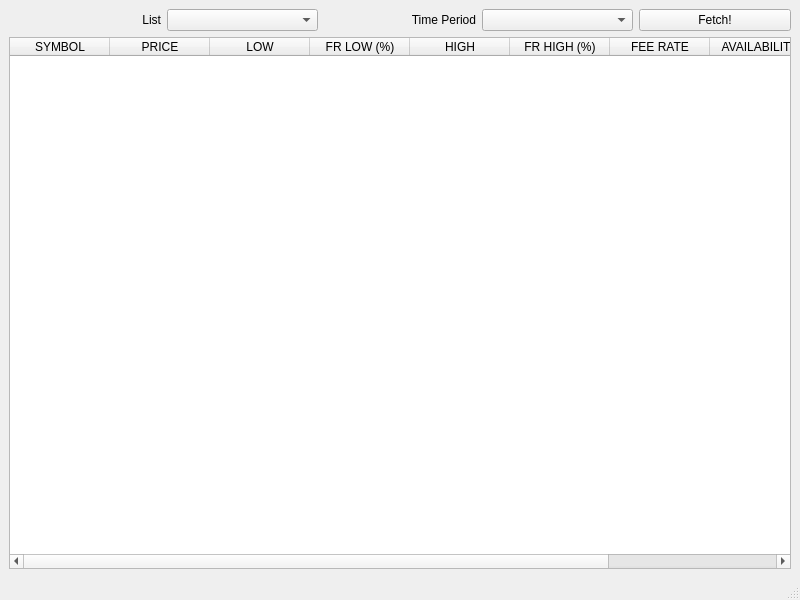
<?xml version="1.0" encoding="UTF-8"?>
<ui version="4.0">
 <class>MainWindow</class>
 <widget class="QMainWindow" name="MainWindow">
  <property name="geometry">
   <rect>
    <x>0</x>
    <y>0</y>
    <width>800</width>
    <height>600</height>
   </rect>
  </property>
  <property name="windowTitle">
   <string>Movers</string>
  </property>
  <widget class="QWidget" name="centralwidget">
   <layout class="QGridLayout" name="gridLayout">
    <item row="0" column="0">
     <layout class="QHBoxLayout" name="horizontalLayout_2">
      <item>
       <widget class="QLabel" name="label_2">
        <property name="text">
         <string>List</string>
        </property>
        <property name="alignment">
         <set>Qt::AlignRight|Qt::AlignTrailing|Qt::AlignVCenter</set>
        </property>
       </widget>
      </item>
      <item>
       <widget class="QComboBox" name="list_selector"/>
      </item>
      <item>
       <widget class="QLabel" name="label">
        <property name="text">
         <string>Time Period</string>
        </property>
        <property name="alignment">
         <set>Qt::AlignRight|Qt::AlignTrailing|Qt::AlignVCenter</set>
        </property>
       </widget>
      </item>
      <item>
       <widget class="QComboBox" name="period_selector"/>
      </item>
      <item>
       <widget class="QPushButton" name="fetch_button">
        <property name="text">
         <string>Fetch!</string>
        </property>
       </widget>
      </item>
     </layout>
    </item>
    <item row="3" column="0">
     <layout class="QHBoxLayout" name="horizontalLayout">
      <item>
       <widget class="QTableWidget" name="stock_table">
        <column>
         <property name="text">
          <string>SYMBOL</string>
         </property>
        </column>
        <column>
         <property name="text">
          <string>PRICE</string>
         </property>
        </column>
        <column>
         <property name="text">
          <string>LOW</string>
         </property>
        </column>
        <column>
         <property name="text">
          <string>FR LOW (%)</string>
         </property>
        </column>
        <column>
         <property name="text">
          <string>HIGH</string>
         </property>
        </column>
        <column>
         <property name="text">
          <string>FR HIGH (%)</string>
         </property>
        </column>
        <column>
         <property name="text">
          <string>FEE RATE</string>
         </property>
        </column>
        <column>
         <property name="text">
          <string>AVAILABILITY</string>
         </property>
        </column>
        <column>
         <property name="text">
          <string>UID</string>
         </property>
        </column>
       </widget>
      </item>
      <item>
       <layout class="QVBoxLayout" name="verticalLayout"/>
      </item>
     </layout>
    </item>
   </layout>
  </widget>
  <widget class="QStatusBar" name="statusBar"/>
 </widget>
 <resources/>
 <connections/>
</ui>
